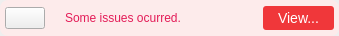
<?xml version="1.0" encoding="UTF-8"?>
<ui version="4.0">
 <class>SomeIssuesOccurredMessage</class>
 <widget class="QWidget" name="SomeIssuesOccurredMessage">
  <property name="geometry">
   <rect>
    <x>0</x>
    <y>0</y>
    <width>339</width>
    <height>36</height>
   </rect>
  </property>
  <property name="sizePolicy">
   <sizepolicy hsizetype="Preferred" vsizetype="Fixed">
    <horstretch>0</horstretch>
    <verstretch>0</verstretch>
   </sizepolicy>
  </property>
  <property name="minimumSize">
   <size>
    <width>0</width>
    <height>36</height>
   </size>
  </property>
  <property name="maximumSize">
   <size>
    <width>16777215</width>
    <height>36</height>
   </size>
  </property>
  <property name="windowTitle">
   <string notr="true"/>
  </property>
  <property name="autoFillBackground">
   <bool>false</bool>
  </property>
  <property name="styleSheet">
   <string notr="true">
   background-color: transparent;
   QPushButton
   {
      border:none;
   }

   #viewIssuesButton
   {
       font-size: 14px;
       height:24px;
       width: 71px;
       background-color: #F0373A;
       color: #FFFFFF;
       border-radius:3px;
   }

#issuesInfoLabel
{
    color: #FFE31B57; /*colorToken.text-error*/
    background-color:transparent;
}

   #issueContainer
   {
      border-radius: 8px;
      background-color: #FDEBEB;
   }
</string>
  </property>
  <layout class="QHBoxLayout" name="horizontalLayout">
   <property name="spacing">
    <number>0</number>
   </property>
   <property name="leftMargin">
    <number>0</number>
   </property>
   <property name="topMargin">
    <number>0</number>
   </property>
   <property name="rightMargin">
    <number>0</number>
   </property>
   <property name="bottomMargin">
    <number>0</number>
   </property>
   <item>
    <widget class="QWidget" name="issueContainer" native="true">
     <property name="minimumSize">
      <size>
       <width>0</width>
       <height>0</height>
      </size>
     </property>
     <property name="maximumSize">
      <size>
       <width>16777215</width>
       <height>16777215</height>
      </size>
     </property>
     <property name="styleSheet">
      <string notr="true"></string>
     </property>
     <layout class="QHBoxLayout" name="horizontalLayout_2">
      <property name="spacing">
       <number>0</number>
      </property>
      <property name="leftMargin">
       <number>5</number>
      </property>
      <property name="topMargin">
       <number>0</number>
      </property>
      <property name="rightMargin">
       <number>5</number>
      </property>
      <property name="bottomMargin">
       <number>0</number>
      </property>
      <item>
       <widget class="QPushButton" name="issuesIcon">
        <property name="text">
         <string/>
        </property>
        <property name="icon">
         <iconset>
          <normalon>:/images/icon_error.png</normalon>
         </iconset>
        </property>
        <property name="iconSize">
         <size>
          <width>24</width>
          <height>24</height>
         </size>
        </property>
       </widget>
      </item>
      <item>
       <spacer name="horizontalSpacer_19">
        <property name="orientation">
         <enum>Qt::Horizontal</enum>
        </property>
        <property name="sizeType">
         <enum>QSizePolicy::Fixed</enum>
        </property>
        <property name="sizeHint" stdset="0">
         <size>
          <width>20</width>
          <height>11</height>
         </size>
        </property>
       </spacer>
      </item>
      <item>
       <widget class="QLabel" name="issuesInfoLabel">
        <property name="text">
         <string>Some issues ocurred.</string>
        </property>
       </widget>
      </item>
      <item>
       <spacer name="horizontalSpacer_18">
        <property name="orientation">
         <enum>Qt::Horizontal</enum>
        </property>
        <property name="sizeType">
         <enum>QSizePolicy::Expanding</enum>
        </property>
        <property name="sizeHint" stdset="0">
         <size>
          <width>95</width>
          <height>11</height>
         </size>
        </property>
       </spacer>
      </item>
      <item>
       <widget class="QPushButton" name="viewIssuesButton">
        <property name="cursor">
         <cursorShape>PointingHandCursor</cursorShape>
        </property>
        <property name="text">
         <string>View...</string>
        </property>
       </widget>
      </item>
     </layout>
    </widget>
   </item>
  </layout>
 </widget>
 <resources/>
 <connections/>
</ui>
